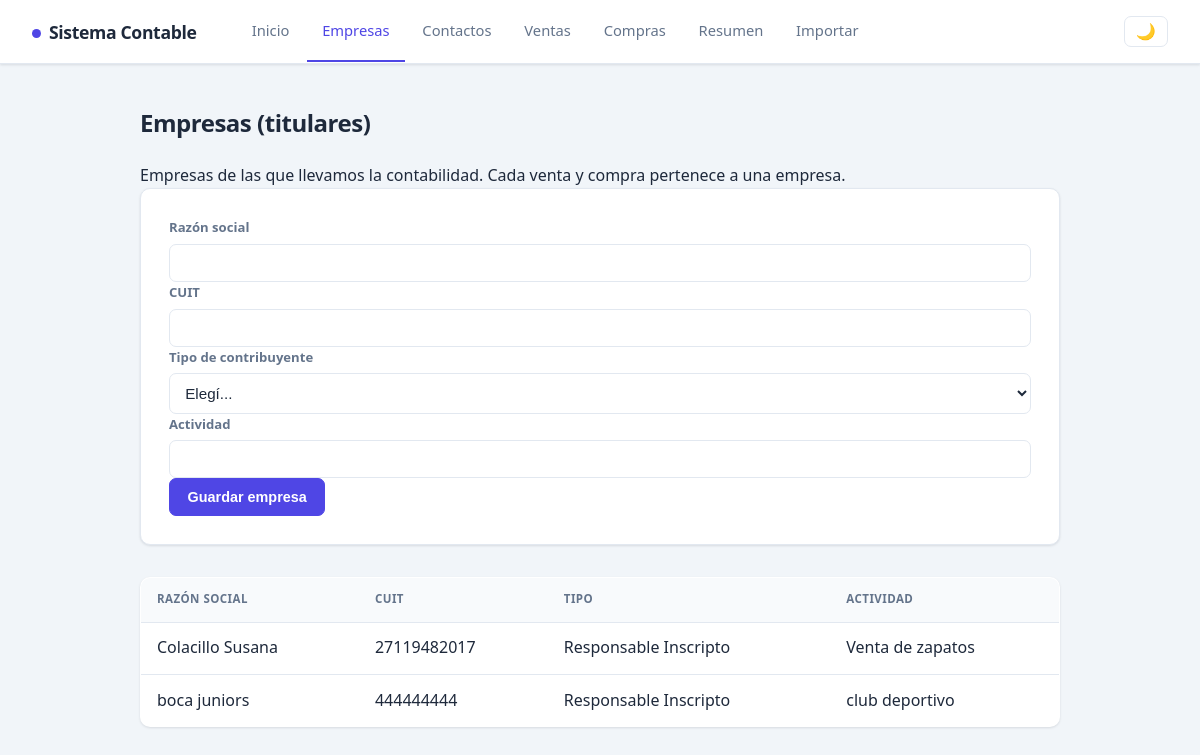
The page /empresas.php on the database its author committed.
### tables this page shows
CREATE TABLE empresas (
    id INTEGER PRIMARY KEY AUTOINCREMENT, nombre TEXT NOT NULL, documento TEXT UNIQUE,
    tipo_contribuyente TEXT NOT NULL, actividad TEXT, creado_en TEXT NOT NULL DEFAULT CURRENT_TIMESTAMP);

### empresas.php (the view, shortened to what this page needs)
<?php
require_once __DIR__ . '/config/db.php';
$valores = ['nombre' => '', 'documento' => '', 'tipo_contribuyente' => '', 'actividad' => ''];
$empresas = $pdo->query("SELECT * FROM empresas ORDER BY nombre")->fetchAll();
require __DIR__ . '/includes/header.php';
?>
<h2>Empresas (titulares)</h2>
<p>Empresas de las que llevamos la contabilidad. Cada venta y compra pertenece a una empresa.</p>
<form method="post" class="formulario">
    <label>Razón social
        <input type="text" name="nombre" value="<?= htmlspecialchars($valores['nombre']) ?>">
    </label>
    <label>CUIT
        <input type="text" name="documento" value="<?= htmlspecialchars($valores['documento']) ?>">
    </label>
    <label>Tipo de contribuyente
        <select name="tipo_contribuyente">
            <option value="">Elegí...</option>
        </select>
    </label>
    <label>Actividad
        <input type="text" name="actividad" value="<?= htmlspecialchars($valores['actividad']) ?>">
    </label>
    <button type="submit" class="btn btn-guardar">Guardar empresa</button>
</form>
<?php if (!$empresas): ?>
    <p>Todavía no hay empresas cargadas.</p>
<?php else: ?>
    <table>
        <thead><tr><th>Razón social</th><th>CUIT</th><th>Tipo</th><th>Actividad</th></tr></thead>
        <tbody>
            <?php foreach ($empresas as $em): ?>
                <tr>
                    <td><?= htmlspecialchars($em['nombre']) ?></td>
                    <td><?= htmlspecialchars($em['documento'] ?? '-') ?></td>
                    <td><?= htmlspecialchars($em['tipo_contribuyente']) ?></td>
                    <td><?= htmlspecialchars($em['actividad'] ?? '-') ?></td>
                </tr>
            <?php endforeach; ?>
        </tbody>
    </table>
<?php endif; ?>
<?php require __DIR__ . '/includes/footer.php'; ?>

### css/estilos.css (style rules this page uses)
:root { --acento: #4f46e5; --acento-oscuro: #4338ca; --acento-suave: #eef2ff; --texto: #1e293b; --texto-suave: #64748b; --borde: #e2e8f0; --fondo: #f1f5f9; --panel: #ffffff; --ok-bg: #dcfce7; --ok-tx: #166534; --err-bg: #fee2e2; --err-tx: #991b1b; --verde: #16a34a; --rojo: #dc2626; --cian: #0891b2; --sombra: 0 1px 3px rgba(15,23,42,.08), 0 1px 2px rgba(15,23,42,.04); --sombra-hover: 0 8px 24px rgba(15,23,42,.10); --radio: 10px; }
* { margin: 0; padding: 0; box-sizing: border-box; }
body { font-family: system-ui, -apple-system, "Segoe UI", Roboto, sans-serif; background: var(--fondo); color: var(--texto); line-height: 1.6; }
h2 { font-size: 1.5rem; font-weight: 700; letter-spacing: -.02em; margin-bottom: 1.25rem; }
.formulario { background: var(--panel); border: 1px solid var(--borde); padding: 1.75rem; border-radius: var(--radio); box-shadow: var(--sombra); margin-bottom: 2rem; }
.formulario label { display: block; margin-bottom: 0; font-weight: 600; font-size: .82rem; color: var(--texto-suave); }
.formulario input, .formulario select { display: block; width: 100%; margin-top: .35rem; padding: .6rem .7rem; border: 1px solid var(--borde); border-radius: 7px; font-size: .95rem; font-weight: 400; color: var(--texto); background: #fff; transition: border-color .15s, box-shadow .15s; }
.btn { padding: .6rem 1.1rem; border: 1px solid var(--borde); border-radius: 7px; cursor: pointer; font-size: .9rem; font-weight: 600; text-decoration: none; display: inline-block; background: #fff; color: var(--texto); transition: background .15s, box-shadow .15s, transform .1s; }
.btn-guardar { background: var(--acento); color: #fff; border-color: var(--acento); }
table { width: 100%; border-collapse: collapse; background: var(--panel); border: 1px solid var(--borde); border-radius: var(--radio); overflow: hidden; box-shadow: var(--sombra); margin-bottom: 1rem; }
th, td { padding: .8rem 1rem; text-align: left; border-bottom: 1px solid var(--borde); }
th { background: #f8fafc; font-size: .72rem; text-transform: uppercase; letter-spacing: .04em; color: var(--texto-suave); font-weight: 700; }
tbody tr:last-child td { border-bottom: none; }

### rows shown on the page
empresas: nombre "Colacillo Susana", documento "27119482017", tipo_contribuyente "Responsable Inscripto", actividad "Venta de zapatos"
empresas: nombre "boca juniors", documento "444444444", tipo_contribuyente "Responsable Inscripto", actividad "club deportivo"
